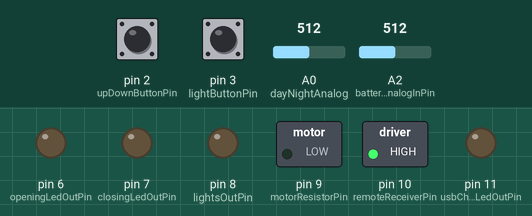
Simulated run of this sketch. Board: Arduino Uno, built with avr-gcc and run on an emulated ATmega328P. Shown: switched loads named in the sketch (green lamp = pin HIGH), output pins drawn as LEDs (lit = HIGH). The inputs (shaded band) are chosen by the test bench; at power-on: pin 2 (upDownButtonPin) LOW, pin 3 (lightButtonPin) LOW, A0 (dayNightAnalog) = 512, A2 (batteryAnalogInPin) = 512. EEPROM starts erased.

Above: at 1.2 s.
1.3 s: pin 2 (upDownButtonPin) pulled HIGH for 0.15 s
At 1.65 s:
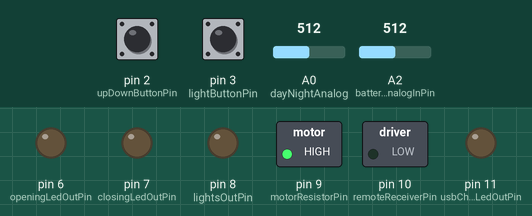
At 2.1 s:
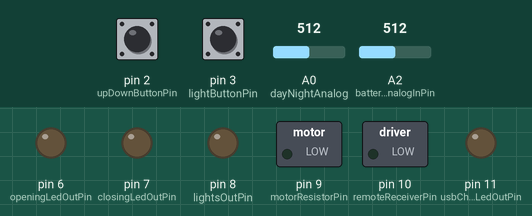
Timing chart, 0 to 9.5 s (numbered marks = the images above; inputs shaded):
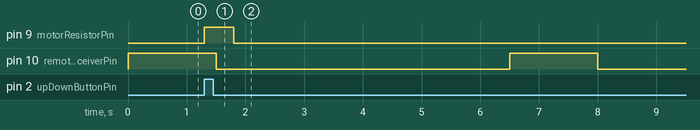

The sketch:

OldUmbrella.ino
```cpp
#include <EEPROM.h>

// Float constants for battery thresholds. All values in volts.
const float usbOnValue = 3.15; // Value at which the usb turns on
const float usbOffValue = 2.8; // Value at which the usb turns off
const float batteryLimit2OffValue = 2.6; // Second battery threshold, turns off lights and only allows the umbrella to close when its off.
const float batteryLimit2OnValue = 3.0;
const float dayVoltage = 2.8; // If the day/night sensor reads this value or more, the system behaves for day time.
const float nightVoltage= 2.5; // If the day/night sensor reads this value or less, the system behaves for night time.
// Constants for opening and closing the umbrella
float openingAmpLimit = 6.0; // the nnA for the opening current limit. Allowable range: 0.0 - 7.0
float closingAmpLimit = 3.0; // the nnA for the closing current limit. Allowable range: 0.0 - 3.5
const long closedDebounceDuration = 1000; // The time in milliseconds that the motor reverses for after it finishes opening.
const long closedDebouncePauseDuration = 500; // The time in milliseconds that the system waits before reversing, after opening.
const long motorResistorDuration = 500; // Duration the resistor runs for while the motor is starting up.
const long remoteReceiverOnDuration = 1500; // How long in milliseconds the remote receiver stays on for in a cycle.
const long remoteReceiverOffDuration = 5000; // How long in milliseconds the remote receiver stays off for in a cycle.

// Hysteresis struct to manage the various thresholds
struct AnalogHysteresis {
    float offValue; // The value at which the hysteresis turns off, in volts: nnV
    float onValue; // The value at which the hysteresis turns on, in volts: nnV
    bool isOn; // Whether the value we are tracking is on or not
};

void hysteresisCheck(AnalogHysteresis* analogHysteresis, float analogVoltage);

// The various thresholds. The first number is the off value, the second is the on value. The third value is the default state of the check.
AnalogHysteresis batteryVoltageLimit1 = {usbOffValue, usbOnValue, true}; // The first limit for the battery, disables USB charger when battery level is lower than this
AnalogHysteresis batteryVoltageLimit2 = {batteryLimit2OffValue, batteryLimit2OnValue, true}; // The second limit for the battery, disables light and limits umbrella to closing when battery level is lower than this
AnalogHysteresis dayNightVoltageThreshold = {nightVoltage, dayVoltage, true}; // The Day/Night threshold. If the voltage from the light sensor is above this, it is considered day.

const float voltageLimit = 3.3; // change this for the different arduinos, 3.3 for mini, 5.0 for nano
const float motorVoltageMinimum = 2.5; // This is used as the minimum voltage when reading motor current, to compensate for the base amount of 2.5 volts.
const float motorVoltageVariance = voltageLimit - motorVoltageMinimum;
const float motorCurrentMaximum = 10.0; // The maximum amount of amps that the motor can exert.

// Battery and USB constants
const int batteryAnalogInPin = A2;  // Analog input pin that the potentiometer is attached to
const int usbChargerLedOutPin = 11; // Digital output pin that the USB LED is attached to

// Opening and Closing constants and variables
const int motorResistorPin = 9;
const int upDownButtonPin = 2;     // the number of the upDownButton pin
const int currentAnalogInPin = A1;  // Analog input pin that the potentiometer is attached to
const int openingLedOutPin = 6; // Digital output pin that the LED is attached to
const int closingLedOutPin = 7; // Digital output pin that the LED is attached to
// Opening and closing state constants
const int OPEN = 0;
const int OPENING = 1;
const int CLOSED = 2;
const int CLOSING = 3;
const int MANUAL_OPEN = 4;
const int CLOSED_DEBOUNCE = 5; // This is used to reverse the motor a little bit after the umbrella finishes opening
const int CLOSED_DEBOUNCE_PAUSE = 6; // This is used to give the motor a moment to stop before the debounce
// Opening and closing variables
int upDownButtonState;         // variable for reading the upDownButton status
int upDownState = CLOSED;
int lastUpDownButtonState = LOW;
// Closed debounce constants and variables
long closedDebounceRunTime = 0;
long closedDebouncePauseRunTime = 0;
unsigned long debounceDelay = 200; // the button debounce time, in milliseconds
unsigned long currentMonitorDelay = 500; // Current monitor delay for opening and closing, in milliseconds
long motorResistorRunTime = -motorResistorDuration;

// Lights Pins
const int dayNightAnalog = A0;     // the number of the Day/Night pin
const int lightButtonPin = 3;     // the number of the lightButton pin
const int lightsOutPin = 8;      // the LED pin for lights
int lightButtonState;         // variable for reading the upDownButton status
int lastLightButtonState = LOW;
int lightState = LOW;

// the following variables are unsigned longs because the time, measured in
// milliseconds, will quickly become a bigger number than can be stored in an int.
unsigned long lastUmbrellaDebounceTime = 0;  // the last time the output pin was toggled
unsigned long lastLightDebounceTime = 0;  // the last time the light button was pressed
unsigned long currentMonitorDelayStartTime = 0; // The start time of a current monitor delay

// Remote receiver cycle variables.
int remoteReceiverState = HIGH;
long remoteReceiverStateDuration = 0;
const int remoteReceiverPin = 10;      // output pin for the remote receiver state

int batteryValue = 0;        // value read from the battery analog
int currentValue = 0;        // value read from the current monitor analog

// Watts holders and constants
const float batteryVoltageCoefficient = 3.81;
const float motorAmpsCoefficient = 10;

int stateAddress = 0;

void setup() {
  // Get the millis time for the setup.
  const long setupMillis = millis();

  // initialize lights pins
  pinMode(lightButtonPin, INPUT);
  pinMode(lightsOutPin, OUTPUT);
  // initialize light states
  digitalWrite(lightsOutPin, lightState);

  // initialize the LED pin as an output:
  pinMode(openingLedOutPin, OUTPUT);
  pinMode(closingLedOutPin, OUTPUT);
  pinMode(upDownButtonPin, INPUT);
  pinMode(motorResistorPin, OUTPUT);
  pinMode(remoteReceiverPin, OUTPUT);
  // set opening and closing states
  digitalWrite(openingLedOutPin, LOW);
  digitalWrite(closingLedOutPin, LOW);
  digitalWrite(motorResistorPin, LOW);
  digitalWrite(remoteReceiverPin, remoteReceiverState);

  // initialize the usb output pin
  pinMode(usbChargerLedOutPin, OUTPUT);

  Serial.begin(9600);

  // Configure the initial umbrella state, reading from the EEPROM and setting it to closed if an invalid value is read.
  upDownState = EEPROM.read(stateAddress);

  if (upDownState < 0 || upDownState > CLOSED_DEBOUNCE_PAUSE) {
    upDownState = CLOSED;
  } else if (upDownState == CLOSED_DEBOUNCE || upDownState == CLOSED_DEBOUNCE_PAUSE) {
    upDownState = CLOSED_DEBOUNCE;
    // Run the closed debounce if the umbrella was busy with it when it turned off.
    closedDebounceRunTime = setupMillis;
  }

  remoteReceiverStateDuration = setupMillis;

  // Check that the opening and closing amps are within the allowable ranges.
  openingAmpLimit = openingAmpLimit < 0.0 ? 0.0 : openingAmpLimit > 7.0 ? 7.0 : openingAmpLimit;
  closingAmpLimit = closingAmpLimit < 0.0 ? 0.0 : closingAmpLimit > 3.5 ? 3.5 : closingAmpLimit;
}

void loop() {

  // Get the millis time for this loop.
  const long loopMillis = millis();

  // BATTERY MONITOR
  // read the analog in value:
  batteryValue = analogRead(batteryAnalogInPin);
  // Convert the raw data value to voltage:
  float batteryVoltage = analogToVoltage(batteryValue);

  // DAY/NIGHT MONITOR
  // read the analog in value:
  int dayNightValue = analogRead(dayNightAnalog);
  // Convert the raw data value to voltage, and decide day or night based on the result
  hysteresisCheck(&dayNightVoltageThreshold, analogToVoltage(dayNightValue));
  bool isDay = dayNightVoltageThreshold.isOn;

  if (isDay) {
    // When its day. set the light state to LOW, so they dont automatically turn on the next day.
    lightState = LOW;
  }

  // Handle USB Charger
  hysteresisCheck(&batteryVoltageLimit1, batteryVoltage);
  digitalWrite(usbChargerLedOutPin, upDownState == OPEN ? batteryVoltageLimit1.isOn : LOW);

  // Handle Lights
  // read the state of the light switch into a local variable:
  int lightSwitchRead = digitalRead(lightButtonPin);

  if (lightSwitchRead != lastLightButtonState && (loopMillis - lastLightDebounceTime) > debounceDelay) {
    lightButtonState = lightSwitchRead;

    // LOW to trigger on release, HIGH to trigger on press
    if (lightButtonState == LOW) {
      lastLightDebounceTime = loopMillis;

      lightState = !lightState;
    }
  }
  lastLightButtonState = lightSwitchRead;

  // Check the battery level
  hysteresisCheck(&batteryVoltageLimit2, batteryVoltage);

  // OPENING AND CLOSING UMBRELLA
  int upDownReading = digitalRead(upDownButtonPin);

  if ((upDownState != CLOSED_DEBOUNCE && upDownState != CLOSED_DEBOUNCE_PAUSE) && upDownReading != lastUpDownButtonState && (loopMillis - lastUmbrellaDebounceTime) > debounceDelay) {
    upDownButtonState = upDownReading;

    // LOW to trigger on release, HIGH to trigger on press
    if (upDownButtonState == HIGH) {
      lastUmbrellaDebounceTime = loopMillis;
      currentMonitorDelayStartTime = loopMillis;

      switch (upDownState) {
        case OPEN:
        case MANUAL_OPEN:
          upDownState = CLOSING;
          motorResistorRunTime = loopMillis;
          break;
        case OPENING:
          upDownState = MANUAL_OPEN;
          break;
        case CLOSED:
          // This depends on the battery level. If its too low, it must only close.
          upDownState = !batteryVoltageLimit2.isOn ? CLOSED : OPENING;
          motorResistorRunTime = loopMillis;
          break;
        case CLOSING:
          upDownState = CLOSED;
          break;
      }
    }
  }

  lastUpDownButtonState = upDownReading;

  // Handle opening and closing based on state, after the current monitor delay period
  if (loopMillis > (currentMonitorDelayStartTime + currentMonitorDelay) && (upDownState == OPENING || upDownState == CLOSING)) {
    currentValue = analogRead(currentAnalogInPin);
    // Convert the raw data value (0 - 1023) to voltage (voltageLimitV - motorVoltageMinimumV):
    float currentVoltage = analogToVoltage(currentValue);

    const float currentAmps = (currentVoltage - motorVoltageMinimum) * motorAmpsCoefficient;

    if (upDownState == OPENING) {
      if (currentAmps >= openingAmpLimit) {
        upDownState = OPEN;
      }
    } else if (upDownState == CLOSING) {
      if (currentAmps >= closingAmpLimit) {
        // Initialise the debounce to relieve stress on the closing spring.
        upDownState = CLOSED_DEBOUNCE_PAUSE;
        closedDebouncePauseRunTime = loopMillis;
      }
    }
  } else if (upDownState == CLOSED_DEBOUNCE && loopMillis - closedDebounceRunTime > closedDebounceDuration) {
    // If the debounce has run its course, set the state to closed
    upDownState = CLOSED;
  } else if (upDownState == CLOSED_DEBOUNCE_PAUSE && loopMillis - closedDebouncePauseRunTime > closedDebouncePauseDuration) {
    // If the debounce has run its course, set the state to closed
    upDownState = CLOSED_DEBOUNCE;
    closedDebounceRunTime = loopMillis;
  }

  // If the upbrella state isnt open, turn off the lights
  if (upDownState != OPEN) {
    lightState = LOW;
  }

  // Work out the remote receiver state
  if (remoteReceiverState && (remoteReceiverStateDuration + remoteReceiverOnDuration < loopMillis)) {
    remoteReceiverState = LOW;
    remoteReceiverStateDuration = loopMillis;
  } else if (!remoteReceiverState && (remoteReceiverStateDuration + remoteReceiverOffDuration < loopMillis)) {
    remoteReceiverState = HIGH;
    remoteReceiverStateDuration = loopMillis;
  }

  // Set the resistor state
  digitalWrite(motorResistorPin, loopMillis - motorResistorRunTime < motorResistorDuration);

  // Set the light state
  digitalWrite(lightsOutPin, !batteryVoltageLimit2.isOn ? LOW : (isDay ? LOW : lightState));

  // set opening and closing the LEDs:
  digitalWrite(openingLedOutPin, (upDownState == OPENING || upDownState == CLOSED_DEBOUNCE));
  digitalWrite(closingLedOutPin, upDownState == CLOSING);

  // set the remote receiver state
  digitalWrite(remoteReceiverPin, remoteReceiverState);

  // Save the umbrella state
  EEPROM.update(stateAddress, upDownState);
}

// Convert the raw data value (0 - 1023) to voltage (0.0V - voltageLimitV):
float analogToVoltage(int analogReadValue) {
  return analogReadValue * (voltageLimit / 1024.0);
}

// Checks whether or not the new voltage should trigger a change in state
void hysteresisCheck(AnalogHysteresis* analogHysteresis, float analogVoltage) {
  if (analogHysteresis->offValue >= analogVoltage) {
    analogHysteresis->isOn = false;
  } else if (analogHysteresis->onValue <= analogVoltage) {
    analogHysteresis->isOn = true;
  }
}
```

Measured:
- after the input at 1.3 s, pin 9 (motorResistorPin): LOW → HIGH at once, → LOW 0.50 s later
